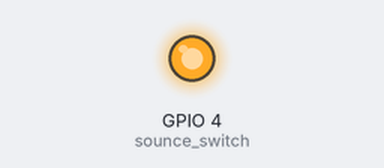
Bench run of a program on a simulated ESP32 board running MicroPython. Parts: output pins drawn as LEDs (lit = HIGH). What the program prints to the serial console is not drawn. At 21.5 s the program stops and its outputs stay as they are.

Above: at 0.1 s.
At 20.1 s:
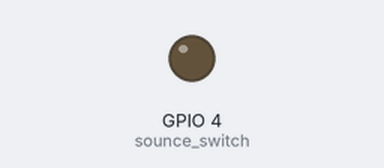
Timing chart, 0 to 23.0 s (numbered marks = the images above):
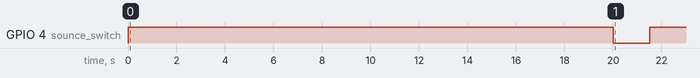

The program:

turn_on_with_5v.py
```python
 # Wiring: ESP32 (D4 + VIN) → Optocoupler → Enclosure

 #  Input side (ESP32 → Opto)

 #  ┌───────────┬─────────────────┬───────────────────────────────────────────────────┐
 #  │ ESP32 Pin │    Opto Pin     │                      Purpose                      │
 #  ├───────────┼─────────────────┼───────────────────────────────────────────────────┤
 #  │ VIN (5V)  │ IN1             │ 5V supply to LED (through onboard resistor)       │
 #  ├───────────┼─────────────────┼───────────────────────────────────────────────────┤
 #  │ D4        │ G (next to IN1) │ Low-side switch — D4 sinks current to turn LED on │
 #  └───────────┴─────────────────┴───────────────────────────────────────────────────┘

 #  Output side (Opto → Enclosure)

 #  ┌────────────────┬───────────────┬───────────────────────────┐
 #  │    Opto Pin    │ Enclosure Pad │          Purpose          │
 #  ├────────────────┼───────────────┼───────────────────────────┤
 #  │ V1             │ A             │ Phototransistor collector │
 #  ├────────────────┼───────────────┼───────────────────────────┤
 #  │ G (next to V1) │ D             │ Phototransistor emitter   │
 #  └────────────────┴───────────────┴───────────────────────────┘

from machine import Pin
import time

OPTO_PIN = 4
PULSE_MS = 1500  # The golden 1.5-second hold time required by your Sounce firmware

# 1. SAFE BOOT STATE: Start the pin as a regular OUTPUT held HIGH (3.3V).
# With 5V hitting IN1 and 3.3V hitting D4, the voltage difference is small (1.7V).
# This prevents the optocoupler LED from accidentally firing during the boot cycle.
sounce_switch = Pin(OPTO_PIN, Pin.OUT, value=1)

print("ESP32 Boot completed.")
print("Initiating automatic drive spin-up sequence (VIN High-Z Logic)...")

# 20-Second Countdown Timer to give you time to position your probes securely
print("Get your probes ready!")
for i in range(20, 0, -1):
    print(f"\rRelay will fire in: {i} seconds... ", end="")
    time.sleep(1)

print("\n\n[!] Simulating button press: CLOSING CIRCUIT (LED ON)")
# 2. TRIGGER THE SWITCH: Re-initialize the pin as an OUTPUT and pull it to 0V (LOW).
# The full 5V from VIN now rushes through the optocoupler LED and sinks directly into D4,
# lighting the LED to maximum, bright saturation.
sounce_switch.init(mode=Pin.OUT, value=0)

# Hold the button down for the enclosure firmware to register it
time.sleep_ms(PULSE_MS)

print("[!] Simulating button press: OPENING CIRCUIT (LED OFF)")
# 3. DISCONNECT THE PATH: Force the pin back into a standard OUTPUT held HIGH (1).
# This cuts off the current loop immediately, turning the optocoupler LED completely OFF.
sounce_switch.init(mode=Pin.OUT, value=1)

print("\nSequence complete! Sounce enclosure circuit has been cleanly released.")
```

Measured:
- by itself, GPIO 4 (sounce_switch): LOW → HIGH at 0.00 s, → LOW 20.0 s later, → HIGH 1.5 s later
